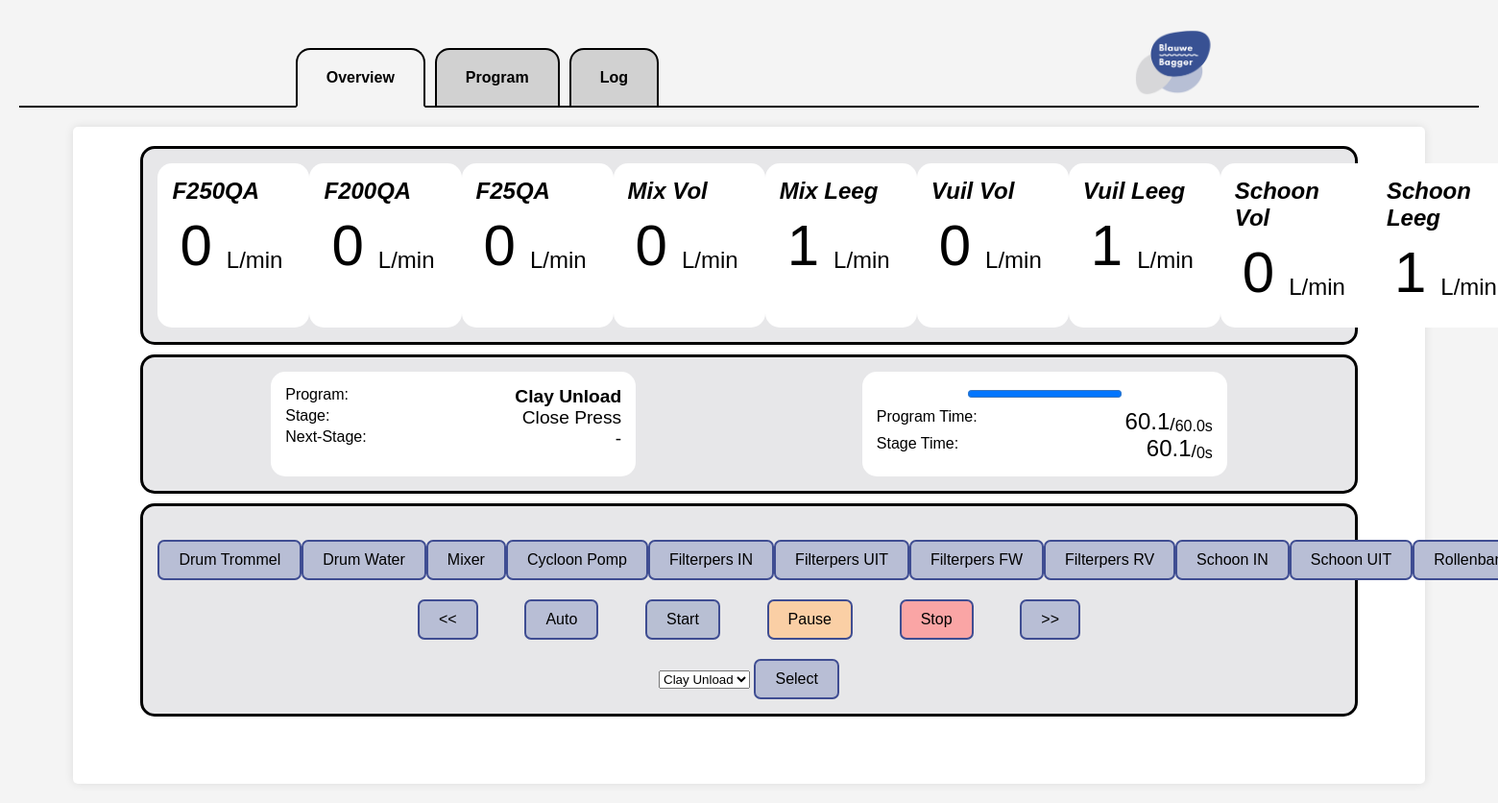
Before: / with the older database file.
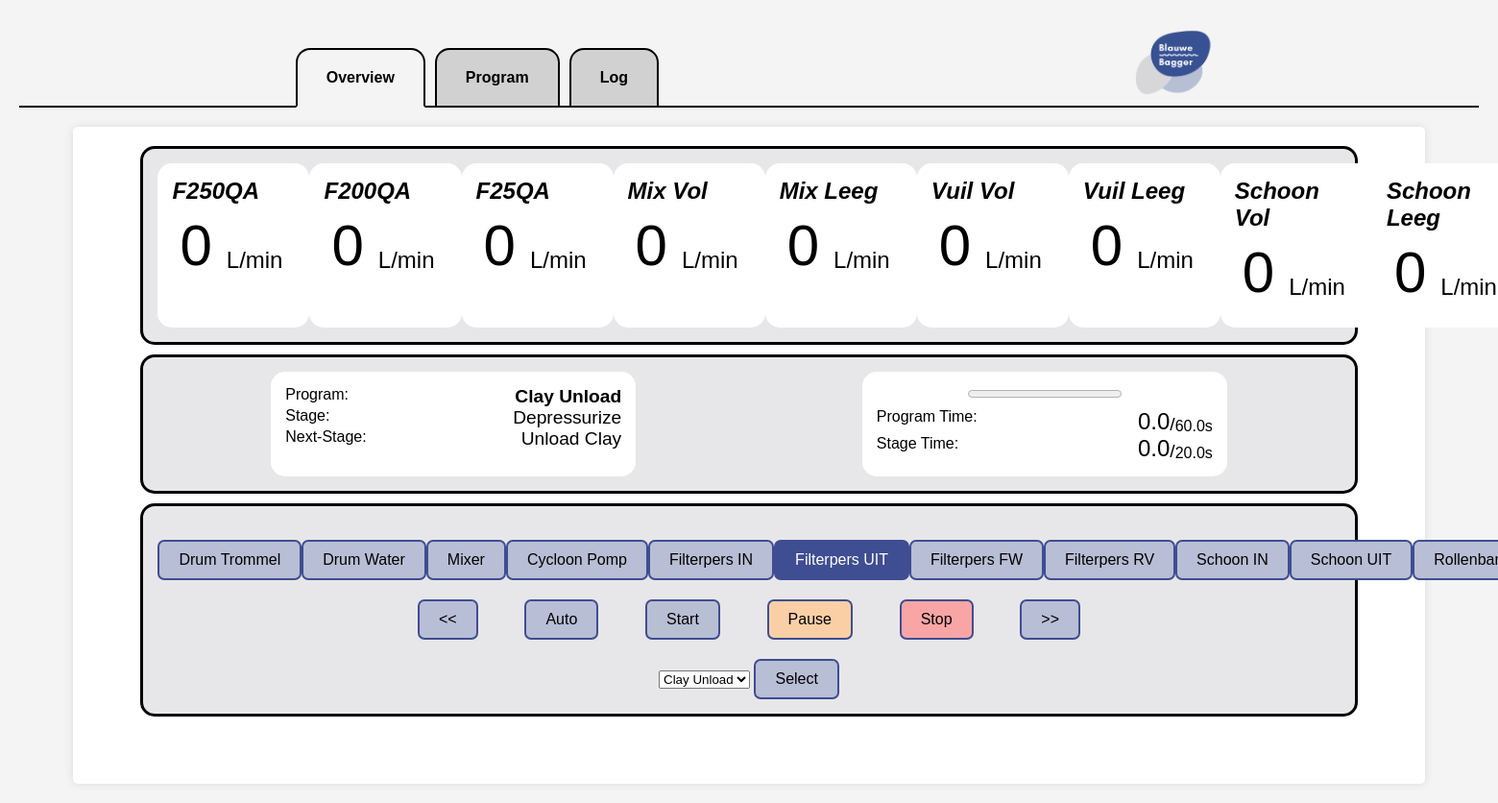
After: the same page with the newer database file.
### tables this page shows
CREATE TABLE METER (
    MeterID INTEGER PRIMARY KEY AUTOINCREMENT,
    Name TEXT NOT NULL,
    Description TEXT,
    Value REAL NOT NULL
);

CREATE TABLE PROGRAM (
    ProgramID INTEGER PRIMARY KEY AUTOINCREMENT,
    Name TEXT NOT NULL,
    Description TEXT,
    StageIDS TEXT NOT NULL
);

CREATE TABLE STAGE (
    StageID INTEGER PRIMARY KEY AUTOINCREMENT,
    Name TEXT NOT NULL,
    SwitchIDS TEXT,
    Time REAL NOT NULL
);

CREATE TABLE SWITCH (
    SwitchID INTEGER PRIMARY KEY AUTOINCREMENT,
    Name TEXT NOT NULL,
    GPIO INTEGER NOT NULL
);

### server/server.py (the view)
@app.route("/")
def overview():
    machineStatus = sF.getTable("MACHINESTATUS",0)
    programs = sF.getTable("PROGRAM",0)
    switches = sF.getTable("SWITCH",0)
    stages = sF.getTable("STAGE",0)
    meters = sF.getTable("METER",0)
    for i,meter in enumerate(meters):
        meters[i]["Value"] = round(float(meters[i]["Value"]))
    CMS = sF.getMachineStatus(machineStatus,programs,stages)
    return render_template('overview.html',CMS=CMS,programs=programs,meters=meters,switches=switches)

### server/serverFunctions/getTable.py (called while the page is built)
def getTable(table,add):
    db = sqlite3.connect('../data/machine.db',timeout=5)
    cs = db.execute('SELECT * FROM ' + table)
    ns = [description[0] for description in cs.description]
    result = []
    rows = 1;
    for ci in cs:
        result.append(dict(zip(ns,ci)))
        rows = rows + 1
    if add:
        if table != "MACHINESTATUS" and table != "FORCE":
            result.append(dict(zip(ns,[rows]+[None]*len(ns))))
    else:
        if not result:
            result.append(dict(zip(ns,[rows]+[None]*len(ns))))
    db.close()
    return result

### server/templates/overview.html
{% extends "layout.html" %}
{% block main %}
    <div class="container">
        <div class="meters-container">
            {% for meter in meters %}
            <div class="meter-item-container"> {{ meter["Name"] }}
                <div class="meter-value-container">
                    <div
                        class ="meters" id="{{ meter["MeterID"] }}">{{ meter["Value"] }}
                    </div>
                    <div class="meter-unit">
                        L/min
                    </div>
                </div>
            </div>
            {% endfor %}
        </div>
        <div class="program-state-container">
            <div class="program-name-container">
                <div class="name-item-container">
                    <div class="pre-name">Program:</div>
                    <div class="name" id="program-name">{{ CMS['programName'] }}</div>
                </div>
                <div class="name-item-container">
                    <div class="pre-name"> Stage:</div>
                    <div class="name" id="stage-name">{{ CMS['stageName'] }}</div>
                </div>
                <div class="name-item-container">
                    <div class="pre-name">Next-Stage:</div>
                    <div class="name" id="next-stage-name">{{ CMS['nextStageName'] }}</div>
                </div>
            </div>
            <div class="program-time-container">
                <div class="time-item-container">
                    <progress id="program-progress" value="{{ CMS['programRunTime'] }}" max="{{ CMS['totalProgramTime'] }}"></progress>
                </div>
                <div class="time-item-container">
                    <div class="pre-time">Program Time:</div>
                    <div class="time-container">
                        <div class="time" id="program-run-time">{{ CMS['programRunTime'] }}</div>
                        <div class="program-slash">/</div>
                        <div class="total-time" id="total-program-time">{{ CMS['totalProgramTime'] }} </div>
                        <div class="total-time">s</div>
                    </div>
                </div>
                <div class="time-item-container">
                    <div class="pre-time">Stage Time:</div>
                    <div class="time-container">
                        <div class="time" id="stage-run-time">{{ CMS['stageRunTime'] }}</div>
                        <div class="program-slash">/</div>
                        <div class="total-time" id="total-stage-time">{{ CMS['totalStageTime'] }} </div>
                        <div class="total-time">s</div>
                    </div>
                </div>
            </div>
        </div>
        <div class="control-select-container">
            <div class="switches">
                {% for switch in switches %}
                {% if switch["SwitchID"] in CMS['activeSwitches'] %}
                <form action="/toggleswitch/{{ switch["SwitchID"] }}">
                    <input type="submit" class="switch-active switch-btn" id="{{ switch["SwitchID"] }}" value="{{ switch["Name"] }}"/>
                </form>
                {% else %}
                <form action="/toggleswitch/{{ switch["SwitchID"] }}">
                    <input type="submit" class="overview-btn switch-btn" id="{{ switch["SwitchID"] }}" value="{{ switch["Name"] }}"/>
                </form>
                {% endif %}
                {% endfor %}
            </div>
            <div class="controls">
                <form action="/previous">
                    <input class="overview-btn" type="submit" value="<<">
                </form>
                <form action="/auto">
                    <input class="overview-btn" type="submit" id="auto-btn" value="Auto"/>
                </form>
                <form action="/start">
                    <input class="overview-btn" type="submit" id="start-btn" value="Start"/>
                </form>
                <form action="/pause">
                    <input class="overview-btn" type="submit" id="pause-btn" value="Pause"/>
                </form>
                <form action="/stop">
                    <input class="overview-btn" type="submit" id="stop-btn" value="Stop"/>
                </form>
                <form action="/next">
                    <input class="overview-btn" type="submit" value=">>">
                </form>
            </div>
            <div class="select-program-container">
                <form action="/selectprogram/" method="POST">
                <select name="program">
                    {% for program in programs %}
                    <option value={{ program["ProgramID"] }}>{{ program["Name"] }}</option>
                    {% endfor %}
                </select>
                <input class="overview-btn" type="submit" value="Select"/>
                </form>
            </div>
        </div>
    </div>
{% endblock %}

### server/templates/layout.html (shortened to what this page needs)
<!DOCTYPE html>
<html lang="en">
	<head>
        <link rel="stylesheet" href="/static/styles.css">
	</head>
	<nav>
		<div class="navbar">
			<ul>
				<li class="nav-item">
					<a id="nav-link-overview" href="/" target="_self">
						<span>Overview</span>
					</a>
				</li>
				<li class="nav-item">
					<a id="nav-link-program" href="/program" target="_self">
						<span>Program</span>
					</a>
				</li>
                <li class="nav-item">
                    <a id="nav-link-tableview" href="/log" target="_self">
                        <span>Log</span>
                    </a>
                </li>
			</ul>
            <img src="static/images/BlauweBaggerLogo.png" class="nav-logo">
		</div>
	</nav>
	<main>
		{% block main %}{% endblock %}
	</main>

### server/static/styles.css (style rules this page uses)
.container { max-width: 90%; margin: auto; margin-top:20px; background: white; padding: 20px; border-radius: 5px; box-shadow: 0 0 10px rgba(0, 0, 0, 0.1); }
input { padding: 10px 20px; font-size: 16px; cursor: pointer; }
nav { background: transparent; }
nav ul { list-style: none; display: flex; gap: 10px; padding: 10px 0 0 40px; margin:0; }
nav li { position: relative; height:40px; }
nav a { text-decoration: none; background: #d1d1d1; color: black; padding: 20px 30px; display: inline-block; border: 2px solid black; border-bottom: 2px solid black; border-radius: 15px 15px 0 0; font-weight: bold; position: relative; z-index: 1; height: 18px; }
.active { border-bottom:2px solid #f4f4f4; background: #f4f4f4; }
.navbar { display: flex; justify-content: space-around; align-items: center; width: 100%; border-bottom:2px solid black; height: 90px; }
.nav-logo { height: 70px; width: auto; margin-right: 20px; }
.meters-container { display: flex; justify-content: space-around; background-color: #E7E7E9; padding: 15px; border-radius: 15px; border-style: solid; width: 90%; margin: auto; margin-bottom:10px; }
.meter-item-container { padding:15px; background-color:white; border-radius:15px; font-size:1.5em; font-style:italic; font-weight:bold; }
.meter-value-container { display:flex; justify-content: space-around; font-style:normal; padding:3px; font-weight:normal }
.meters { font-size:2.5em; padding:5px; }
.meter-unit { margin-top:auto; padding:10px }
.program-state-container { display: flex; justify-content: space-around; background-color: #E7E7E9; padding: 15px; border-radius: 15px; border-style: solid; width: 90%; margin: auto; margin-bottom:10px; }
.program-name-container { background-color: white; padding:15px; border-radius:15px; }
.program-time-container { background-color: white; padding:15px; border-radius:15px; }
.name-item-container { display:flex; justify-content: space-between; min-width:350px; }
.time-item-container { display:flex; justify-content: space-between; min-width:350px; }
.time-container { display:flex; justify-content: end; }
.time { font-size:1.5em; }
.name { font-size:1.2em; }
#program-name { font-weight: bold; }
.program-slash { margin-top:auto; font-size:1.2em; }
.total-time { margin-top:auto; }
#program-progress { margin: auto; margin-bottom: 7px; }
.control-select-container { background-color: #E7E7E9; padding: 15px; border-radius: 15px; border-style: solid; width: 90%; margin: auto; margin-bottom:50px; }
.select-program-container { display:flex; justify-content: space-around; }
.switches { display: flex; justify-content: space-around; margin: 20px 0; }
.controls { display: flex; justify-content: space-around; margin: 20px auto; width: 60%; }
.overview-btn { border-radius:7px; border:none; border-style:solid; border-width:2px; border-color:#3F4D92; background-color:#B8BED5; padding: 10px 20px; font-size:16px; cursor:pointer; -webkit-appearance: none; }
#auto-btn { background-color: }
#start-btn { background-color:#B8BFD3; }
#pause-btn { background-color:#FACFA5; }
#stop-btn { background-color:#FAA5A5; }
.switch-active { background:#3F4D92 !important; color:white !important; border-radius:7px; border:none; border-style:solid; border-width:2px; border-color:#3F4D92; padding: 10px 20px; font-size:16px; cursor:pointer; -webkit-appearance: none; }

Changed rows visible on the page:
no longer on this page (row unchanged): STAGE: stageName "Close Press"
changed METER "Mix Leeg": Value "1" → "0"
changed METER "Vuil Leeg": Value "1" → "0"
changed METER "Schoon Leeg": Value "1" → "0"
now on this page (row unchanged): STAGE: stageName "Depressurize", totalStageTime "20.0"
now on this page (row unchanged): STAGE: nextStageName "Unload Clay"
Other visible differences:
{{ CMS['programRunTime'] }}: 60.1 → 0.0 (drawn)
{{ CMS['programRunTime'] }}: "60.1" → "0.0"
{{ CMS['stageRunTime'] }}: "60.1" → "0.0"
{{ CMS['nextStageName'] }}: "-" → (not shown)
{{ CMS['totalStageTime'] }}: "0" → (not shown)
